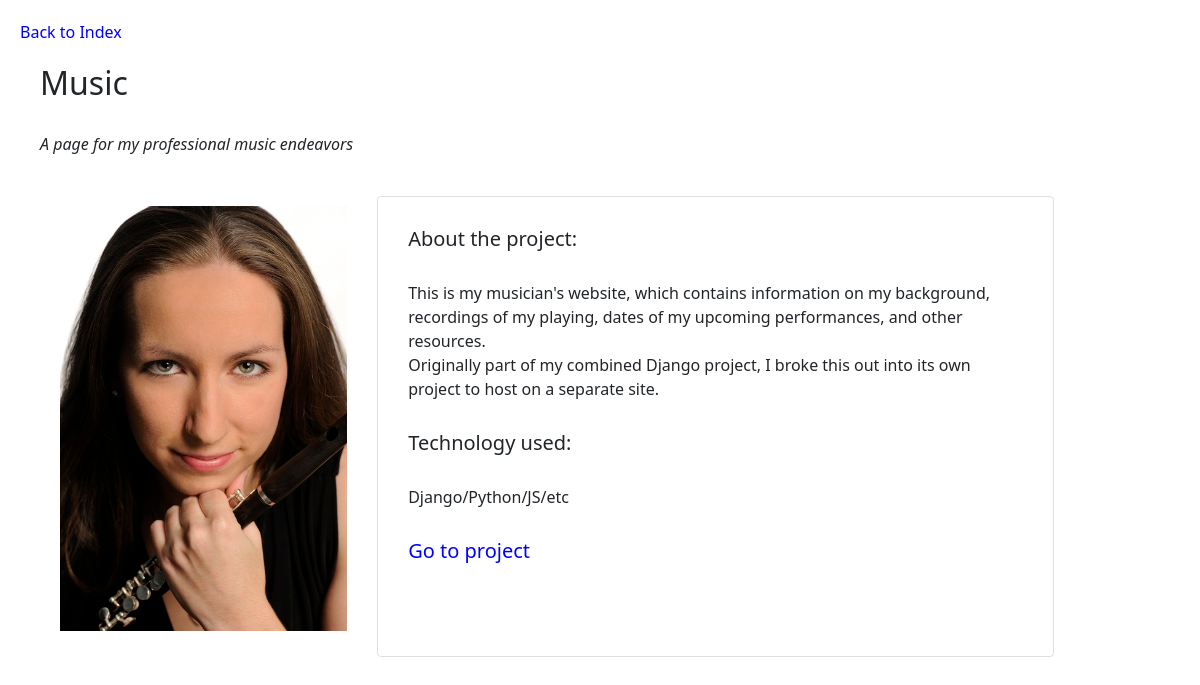
The app's page /projectGallery/3/ with its own data.
### projectGallery/models.py (models this page shows)
class Project(models.Model):
    title = models.CharField(max_length=100)
    summary = models.CharField(max_length=100)
    description = models.TextField(blank=True, null=True)
    technology = models.CharField(max_length=20, blank=True, null=True)
    image = models.ImageField(upload_to="projectGallery/uploads/", blank=True, null=True)
    url = models.CharField(max_length=100, blank=True, null=True)

### projectGallery/views.py (the view)
# urls.py: path("<int:pk>/", views.project_detail, name="project_detail"),
def project_detail(request, pk):
    project = Project.objects.get(pk=pk)
    context = {"breakpoints": settings.IMAGE_BREAKPOINTS, "project": project}
    return render(request, "project_detail.html", context)

### projectGallery/templates/project_detail.html
{% extends "project_base.html" %}
{% load thumbnail %}
{% load static %}
{% block page_content %}
<a href="{% url 'project_index' %}">Back to Index</a>
<h1 class="normal">{{ project.title }}</h1>
<p class="normal"><i>{{ project.summary }}</i></p>
<div class="normal projectDetailContainer">
	<div class="normal projectDetailImage">
		<img src="{% thumbnail project.image '768' as im %}{{ im.url }}{% endthumbnail %}"
			srcset="
				{% for size in breakpoints %}
				{% thumbnail project.image size as thumb %}  {{ thumb.url }} {{ thumb.x }}w{% endthumbnail %},
				{% endfor %}
				"
			class="card-img-top"
			alt="{{project.title}}"/>
	</div>
	<div class="normal projectDetailBox">
		<h5 class="normal">About the project:</h5>
		<p class="normal">{{ project.description|safe|linebreaksbr }}</p>
		<h5 class="normal">Technology used:</h5>
		<p class="normal">{{ project.technology }}</p>
		{% if project.url %}
		<h5 class="normal"><a href="{{ project.url }}">Go to project</a></h5>
		{% else %}
		<h5 class="normal">The code for this may be viewed on GitHub</h5>
		{% endif %}
	</div>
</div>
{% endblock %}

### collected_static/base.css (style rules this page uses)
div { display: block; }
h1, h2, h3, h4, h5, h6 { margin-top: 0; margin-bottom: .5rem; }
h1 { display: block; font-size: 2em; margin-block-start: 0.67em; margin-block-end: 0.67em; margin-inline-start: 0px; margin-inline-end: 0px; font-weight: bold; }
.h1, .h2, .h3, .h4, .h5, .h6, h1, h2, h3, h4, h5, h6 { margin-bottom: .5rem; font-family: inherit; font-weight: 500; line-height: 1.2; color: inherit; }
.card-img-top { width: 100%; border-top-left-radius: calc(.25rem - 1px); border-top-right-radius: calc(.25rem - 1px); }
img { vertical-align: middle; border-style: none; }
a { text-decoration: none; background-color: transparent; color: blue; }

### collected_static/projectGallery/projectGallery.css (style rules this page uses)
.normal { margin: 10px; padding: 10px; }
.projectDetailContainer { display:flex; width:90%; }
.projectDetailBox { flex:1; border:1px solid rgba(0,0,0,.125); border-radius:0.25rem; }
.projectDetailImage { flex:1; max-width:30%; height: auto !important; aspect-ratio: 8/12 !important; }

### records on screen
Project: title "Music", summary "A page for my professional music endeavors", image (picture), description "This is my musician's website, which contains information on my background, recordings of my playing, dates of my upcoming performances, and other resources. Originally part of my combined Django project, I broke this out into its own project to host on a separate site.", technology "Django/Python/JS/etc"
